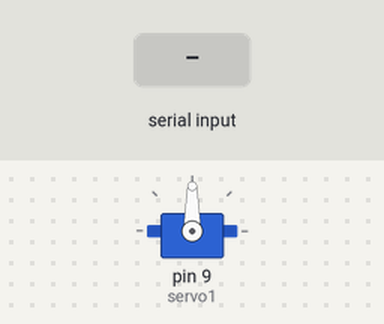
A sketch run on a simulated Arduino Uno, built with avr-gcc and run on an emulated ATmega328P. On the bench: servo. Inputs (shaded band) come from the test bench.

Above: at 1.2 s.
1.3 s: "0" received over Serial
At 1.8 s:
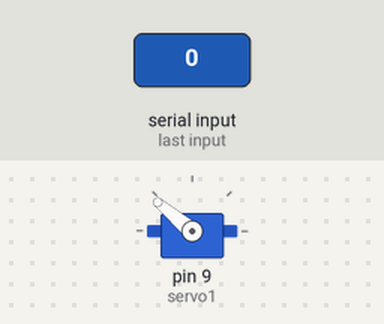
2.8 s: "2" received over Serial
At 4.0 s:
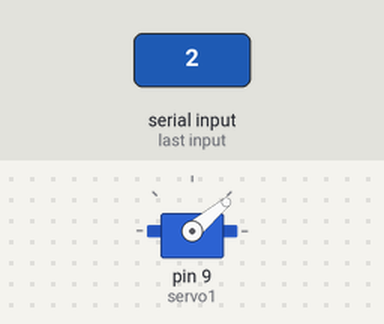
4.3 s: "1" received over Serial
At 5.2 s:
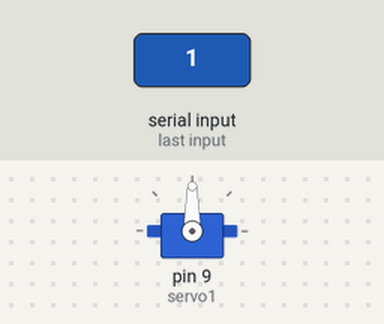
Timing chart, 0 to 7.3 s (numbered marks = the images above; inputs shaded):
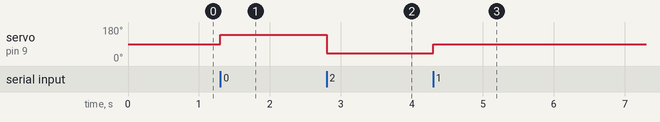

Measured:
- after the input at 1.3 s, servo on pin 9 (servo1): 90° → 140° at once
- after the input at 2.8 s, servo on pin 9 (servo1): 140° → 40° at once
- after the input at 4.3 s, servo on pin 9 (servo1): 40° → 90° at once

The sketch:

SERVO_test2.ino
```cpp
#include <Servo.h> //libery File
Servo servo1;
void setup()
{
 Serial.begin(9600);
 servo1.attach(9);      // servo is at pin 9
}

void loop()
{
  if(Serial.available()>0)       // if somthing is recived
    {
      char letter = Serial.read();     // store it in letter

        if(letter == '0')               //cheacking
          {
            servo1.write(140);
          }

        else if(letter == '2')
         {
          servo1.write(40);

         }
       else if(letter == '1')
        {
        servo1.write(90);

        }
     }
}
```
